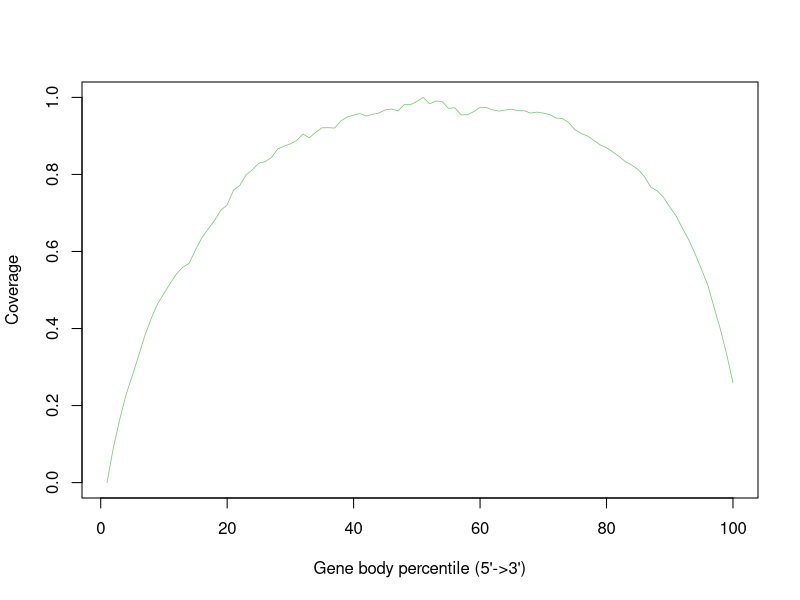

Write R code to recreate this figure.
MI_24Hr_SRR12108291.gencode.Aligned.sortedByCoord.out <- c(0.0,0.0907058583742476,0.1632840900002322,0.22797336938433793,0.2777787094393948,0.32944421941233076,0.38267384590775516,0.42671420720899694,0.4639646903113785,0.4908294397044368,0.5174432854573928,0.542067961991646,0.5594815776098494,0.5696647824168793,0.6045120085449137,0.6355924550888934,0.6587484745832678,0.6803919772754832,0.7071077324760899,0.7210280470279851,0.7591525003934478,0.7716183478285548,0.7990584341032871,0.8123331071545592,0.8292752303282516,0.8331942290872784,0.8438824661570334,0.8660703458987252,0.8734278210212101,0.8795739927089595,0.8881969509725257,0.9047275663765902,0.8953796320423943,0.9094740956504016,0.9210659728224273,0.9214207208996927,0.920408076388226,0.9390787901929571,0.9492536100454335,0.9540814088787639,0.958040397421046,0.9519484054396425,0.9560034984610384,0.9596309588002033,0.9675360359546852,0.9699960526213948,0.9647973807981961,0.9812493066287581,0.9810648376285801,0.9895536366192895,1.0,0.9834919594735797,0.9904185769313131,0.989334337807889,0.9715517841893297,0.9731275106488922,0.9545903111205137,0.9550992133622636,0.962861101292831,0.9744400785347743,0.9735041886072977,0.9673941367237789,0.9645929169063904,0.9672915822796241,0.969482635404116,0.9655075219492311,0.9652450083720546,0.9593387753838374,0.9618013720365636,0.9591872012053695,0.9554875012577432,0.9466542741338342,0.9451978720275336,0.935103676738072,0.9160298401182666,0.9062897479095663,0.8998630027425252,0.8883930299097779,0.8766657034718872,0.8694817324090104,0.8582536332653077,0.8467533455968669,0.8329259105415648,0.8243610019633694,0.8125156411652249,0.7947272825781284,0.7670769274430532,0.7574916343953416,0.7410571234703908,0.715626201305989,0.6924321270178716,0.6605673647248832,0.6306266270036817,0.5943436386574785,0.5544318999791021,0.5136790858593546,0.4554313865618848,0.3986317044161621,0.33321099899638545,0.2595511082329934)


pdf("/athena/angsd/scratch/pes4008/project/QC/rseqc/MI_24Hr_SRR12108291.geneBodyCoverage.curves.pdf")
x=1:100
icolor = colorRampPalette(c("#7fc97f","#beaed4","#fdc086","#ffff99","#386cb0","#f0027f"))(1)
plot(x,MI_24Hr_SRR12108291.gencode.Aligned.sortedByCoord.out,type='l',xlab="Gene body percentile (5'->3')", ylab="Coverage",lwd=0.8,col=icolor[1])
dev.off()
